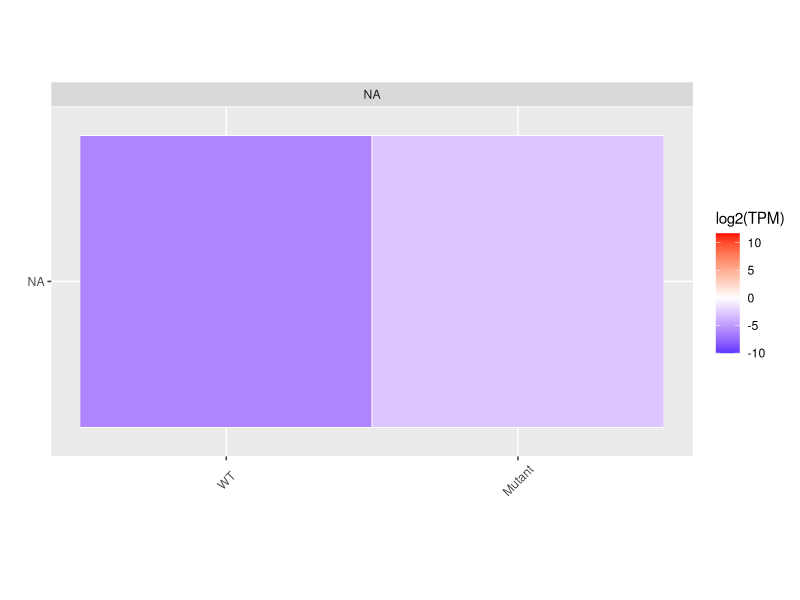

Source code (R):
library(ggplot2)
library(reshape2)
library(ggthemes)

rm(list = ls())
data <- read.table("heatmap_data.txt", header = T, sep = "\t")
data.m <- melt(data)

data.m$Gene <- factor(data.m$Gene,levels=rev(c("LPB1","MPA1","MPA2","PHO1","PHOD","PHOX","PSR1","PTA1",
                                               "PTA2","PTA3","PTA4")))
data.m$variable <- factor(data.m$variable,levels=c("WT","Mutant"))
data.m$Treat <- factor(data.m$Treat,levels=c("With P","No P"))

ggplot(data.m, aes(variable, Gene)) + 
  facet_grid( .~ Treat)+
  geom_tile(aes(fill = value),colour = "white") +
  scale_fill_gradient2('log2(TPM)',low = "blue", high = "red", mid = 'white')+
  labs(x = "", y = "")+
  theme(axis.text.x = element_text(vjust = 0.5, hjust = 0.5, angle = 45)) +
  coord_fixed(ratio=1)

ggsave(file = "heatmap.pdf", height = 6, width = 3, dpi = 300, device = "pdf")
